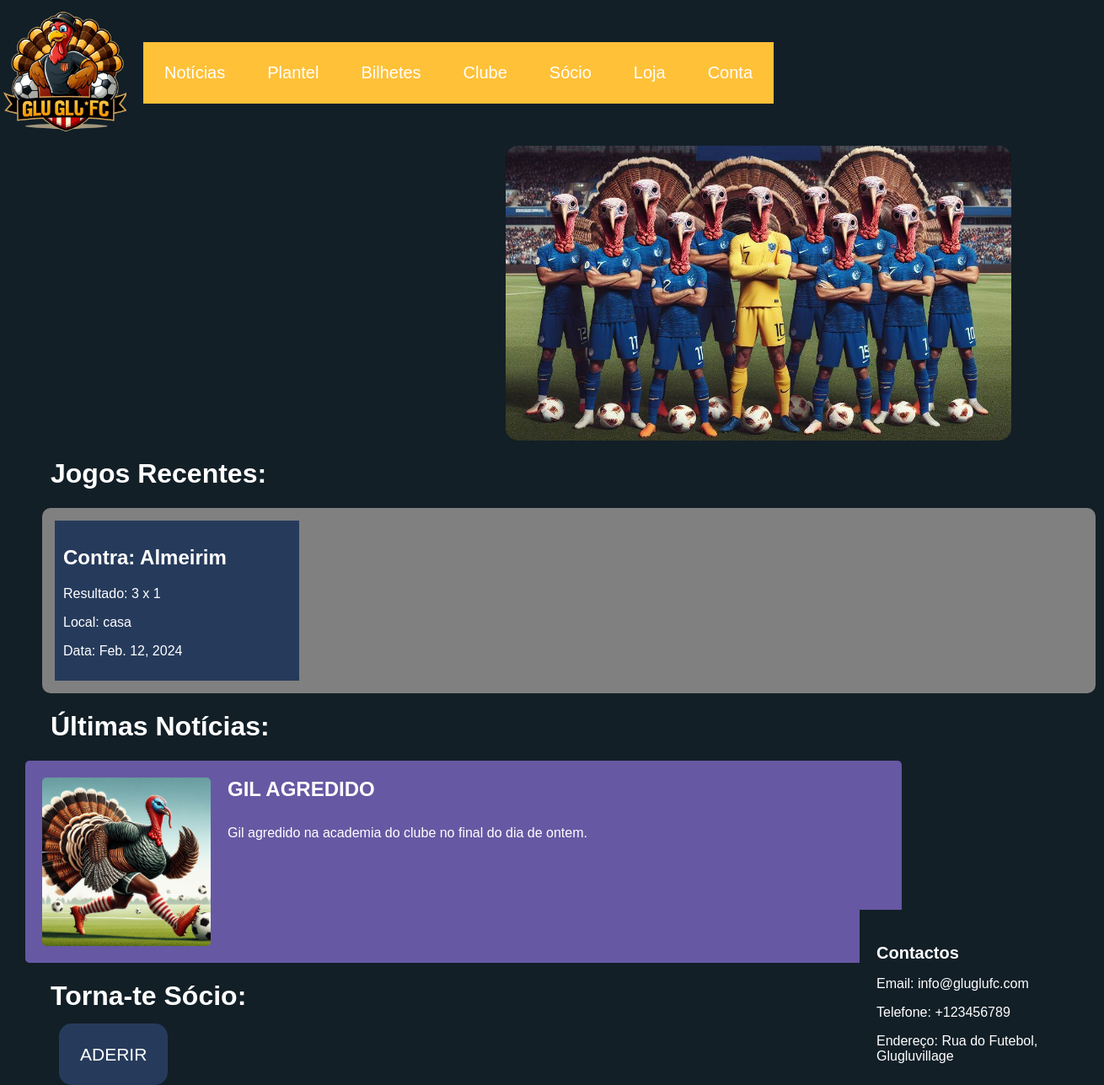
The page / on the database its author committed.
### clubehome/models.py (models this page shows, shortened)
class Jogo(models.Model):
    adversario = models.CharField(max_length=50)
    golos_clube = models.PositiveIntegerField()
    golos_adversario = models.PositiveIntegerField()
    local = models.CharField(max_length=10, choices=[('fora', 'Fora'), ('casa', 'Casa')])
    data_jogo = models.DateField()

class Noticia(models.Model):
    titulo = models.CharField(max_length=25)
    descricao = models.CharField(max_length=100)
    imagem = models.ImageField(upload_to='clubehome/static/', null=True, blank=True)
    imagem_nome = models.CharField(max_length=255, null=True, blank=True)
    data_publicacao = models.DateField(auto_now_add=True)

### clubehome/views.py (the view)
# urls.py: path("", views.homepage, name = "homepage"),
def homepage(request):
    ultimos_jogos = Jogo.objects.order_by('-data_jogo')[:4]
    ultimas_noticias = Noticia.objects.order_by('-data_publicacao')[:2]
    context = {'ultimos_jogos': ultimos_jogos, 'ultimas_noticias': ultimas_noticias}
    return render(request, 'clubehome/homepage.html', context)

### clubehome/templates/clubehome/homepage.html (shortened to what this page needs)
<!DOCTYPE html>
<html lang="en">
<head>
    {% load static %}
    <link rel="stylesheet" href="{% static 'homepage.css' %}"/>
</head>
<body>
    <header>
        <div class="header-logo">
            <div class="logo">
                <a href="{% url 'homepage' %}">
                    <img src="{% static 'logo.png' %}" alt="logotipo">
                </a>
            </div>
            <nav>
               <a href="{% url 'noticias' %}" class="box">Notícias</a>
               <a href="{% url 'plantel' %}" class="box">Plantel</a>
               <a href="{% url 'bilhetes' %}" class="box">Bilhetes</a>
               <a href="{% url 'clube' %}" class="box">Clube</a>
               <a href="{% url 'socio' %}" class="box">Sócio</a>
               <a href="{% url 'loja' %}" class="box">Loja</a>
               {% if user.is_authenticated %}
               <a href="{% url 'logout' %}" class="box">Logout</a>
               {% else %}
               <a href="{% url 'login' %}" class="box">Conta</a>
               {% endif %}
        </nav>
        </div>
    </header>
    <main>
        <img src="{% static 'GLU-EQUIPA.jpeg' %}" alt="EQUIPA" class="Foto-Equipa">
        <h1 class="Texto">Jogos Recentes:</h1>
        <div class="recent-games">
            {% for jogo in ultimos_jogos %}
                <div class="game">
                    <h2 class="game-info">Contra: {{ jogo.adversario }}</h2>
                    <p class="game-info">Resultado: {{ jogo.golos_clube }} x {{ jogo.golos_adversario }}</p>
                    <p class="game-info">Local: {{ jogo.local }}</p>
                    <p class="game-info">Data: {{ jogo.data_jogo }}</p>
                </div>
            {% endfor %}
        </div>
        <h1 class="Texto">Últimas Notícias:</h1>
        {% for noticia in ultimas_noticias %}
                <div class="news">
                    <img src="{% static 'noticias/' %}{{ noticia.imagem_nome }}" width="200">
                    <div class="news-content">
                        <h2 class="news-title">{{ noticia.titulo }}</h2>
                        <p class="news-description">{{ noticia.descricao }}</p>
                    </div>
                </div>
            {% endfor %}
        <h1 class="Texto">Torna-te Sócio:</h1><br>
        <a href="{% url 'socio' %}" class="box2">ADERIR</a>
    </main>
    <footer>
        <div class="contact-box">
            <h3>Contactos</h3>
            <p>Email: info@gluglufc.com</p>
            <p>Telefone: +123456789</p>
            <p>Endereço: Rua do Futebol, Glugluvillage</p>
        </div>
    </footer>
</body>
</html>

### clubehome/static/homepage.css (style rules this page uses)
body { font-family: Arial, sans-serif; margin: 0px; padding: 0px; background-color: #121f27; }
header { background-color: #121f27; padding: 10px 0; height: 50 px; width: 100%; }
.logo img { max-width: 150px; }
.logo { float: left; }
nav { display: flex; vertical-align: middle; }
.logo { margin-right: 20px; }
.box { padding: 25px; background-color: #ffc138; color: #fff; text-decoration: none; font-size: 20px; margin: 40px 0; }
.Texto { color: #fff; margin-left: 60px; }
.Foto-Equipa { margin-left: 600px; width: 600px; height: 350px; display: flex; justify-content: center; align-items: center; border-radius: 15px; }
.recent-games { margin-left: 50px; display: grid; grid-template-columns: auto auto auto auto; grid-gap: 10px; background-color: #808080; width: calc(300px * 4 + 30px); border-radius: 10px; padding: 10px; }
.game { background-color: #263B5C; padding: 10px; border-radius: 5px; width: 300px; border: 5px solid #808080; box-sizing: border-box; }
.game-info { color: #fff; }
.news-description { margin-top: 10px; }
.news { display: flex; margin-top: 20px; padding: 20px; background-color: #6758A3; border-radius: 5px; width: 1000px; margin-left: 30px; }
.news img { max-width: 200px; border-radius: 5px; margin-right: 20px; }
.news-content { display: flex; flex-direction: column; flex: 1; color: #fff; }
.news-title { font-size: 24px; margin-top: 0; }
footer { background-color: #121f27; color: #fff; padding: 20px; text-align: left; position: fixed; bottom: 0; right: 50px; width: 200px; }
.contact-box { max-width: 200px; }
.contact-box h3 { font-size: 20px; margin-bottom: 10px; }
.contact-box p { font-size: 16px; margin-bottom: 5px; }
.box2 { margin-left: 70px; padding: 25px; background-color: #263B5C; color: #fff; text-decoration: none; font-size: 21px; border-radius: 15px; }

### rows shown on the page
Jogo: adversario "Almeirim", golos_clube "3", golos_adversario "1", local "casa", data_jogo "Feb. 12, 2024"
Noticia: imagem_nome (picture), titulo "GIL AGREDIDO", descricao "Gil agredido na academia do clube no final do dia de ontem."
